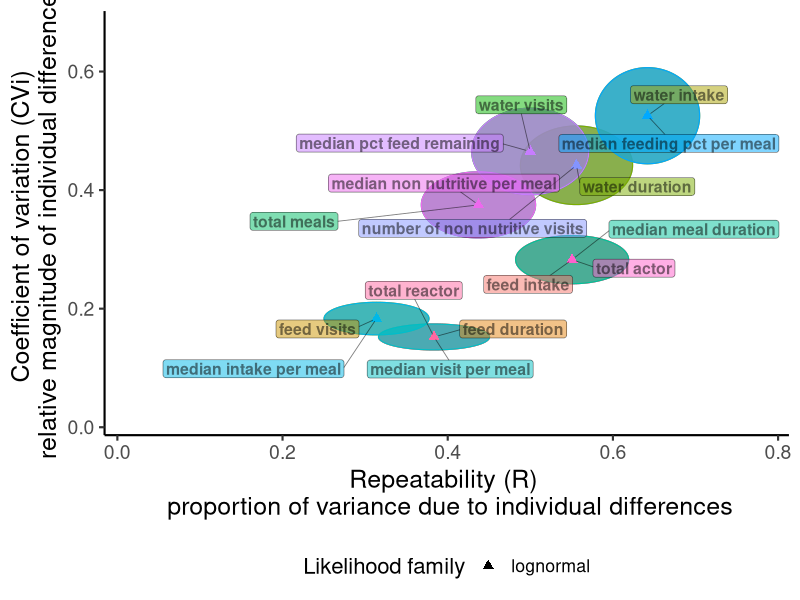

Recreate this plot in R.
###################################################################################################
######################### 11e. Repeatability Visualisation ########################################
###################################################################################################
# Ellipse scatter plot of repeatability (R) vs coefficient of individual variation (CVi).
# Each variable is drawn as an ellipse whose horizontal extent spans the 95% credible interval
# for R and whose vertical extent spans the 95% credible interval for CVi.
# Shape indicates the likelihood family used (Gaussian vs lognormal vs hurdle_lognormal).

library(ggplot2)
library(ggforce)
library(ggrepel)
library(dplyr)

###################################################################################################
################################## Load summary data ##############################################
###################################################################################################
rep_summary <- read.csv("results/11_repeatability/repeatability_summary.csv",
                        header = TRUE, stringsAsFactors = FALSE)

###################################################################################################
################################## Compute ellipse geometry #######################################
###################################################################################################
rep_summary <- rep_summary %>%
  mutate(
    a = (R_cow_upper - R_cow_lower) / 2,
    b = (CVi_upper   - CVi_lower)   / 2,
    label = gsub("_", " ", variable)
  )

###################################################################################################
################################## Build colour palette ###########################################
###################################################################################################
n_vars <- nrow(rep_summary)
colour_pal <- scales::hue_pal()(n_vars)
names(colour_pal) <- rep_summary$variable

###################################################################################################
################################## Plot ############################################################
###################################################################################################
# Dynamic axis limits with padding
x_max <- max(rep_summary$R_cow_upper, na.rm = TRUE) * 1.1
y_max <- max(rep_summary$CVi_upper,   na.rm = TRUE) * 1.1

p <- ggplot(rep_summary, aes(x0 = R_cow_mean, y0 = CVi_mean,
                             a = a, b = b, angle = 0,
                             fill = variable, colour = variable)) +
  geom_ellipse(alpha = 0.7, linewidth = 0.4) +
  geom_point(aes(x = R_cow_mean, y = CVi_mean, colour = variable,
                 shape = family),
             size = 2.5, show.legend = TRUE,
             inherit.aes = FALSE) +
  ggrepel::geom_label_repel(
    aes(x = R_cow_mean, y = CVi_mean, label = label, fill = variable),
    colour             = "black",
    fontface           = "bold",
    size               = 4,
    alpha              = 0.5,
    label.padding      = unit(0.15, "lines"),
    box.padding        = unit(0.5, "lines"),
    point.padding      = unit(0.3, "lines"),
    force              = 50,
    force_pull         = 0.3,
    max.iter           = 20000,
    direction          = "both",
    min.segment.length = 0,
    segment.size       = 0.3,
    max.overlaps       = Inf,
    show.legend        = FALSE,
    inherit.aes        = FALSE
  ) +
  scale_x_continuous(limits = c(0, x_max), expand = expansion(mult = c(0.02, 0.05))) +
  scale_y_continuous(limits = c(0, y_max), expand = expansion(mult = c(0.02, 0.05))) +
  scale_fill_manual(values   = colour_pal) +
  scale_colour_manual(values = colour_pal) +
  scale_shape_manual(values = c("gaussian" = 16, "lognormal" = 17)) +
  labs(
    x     = "Repeatability (R) \n proportion of variance due to individual differences",
    y     = "Coefficient of variation (CVi) \n relative magnitude of individual differences",
    shape = "Likelihood family"
  ) +
  theme_classic(base_size = 16) +
  theme(
    legend.position  = "bottom",
    legend.box       = "horizontal",
    axis.title       = element_text(size = 18),
    axis.text        = element_text(size = 14)
  ) +
  guides(fill = "none", colour = "none")

ggsave(
  filename = "results/11_repeatability/repeatability_ellipse_scatter.png",
  plot     = p,
  width    = 10,
  height   = 9
)

cat("Saved: results/11_repeatability/repeatability_ellipse_scatter.png\n")
